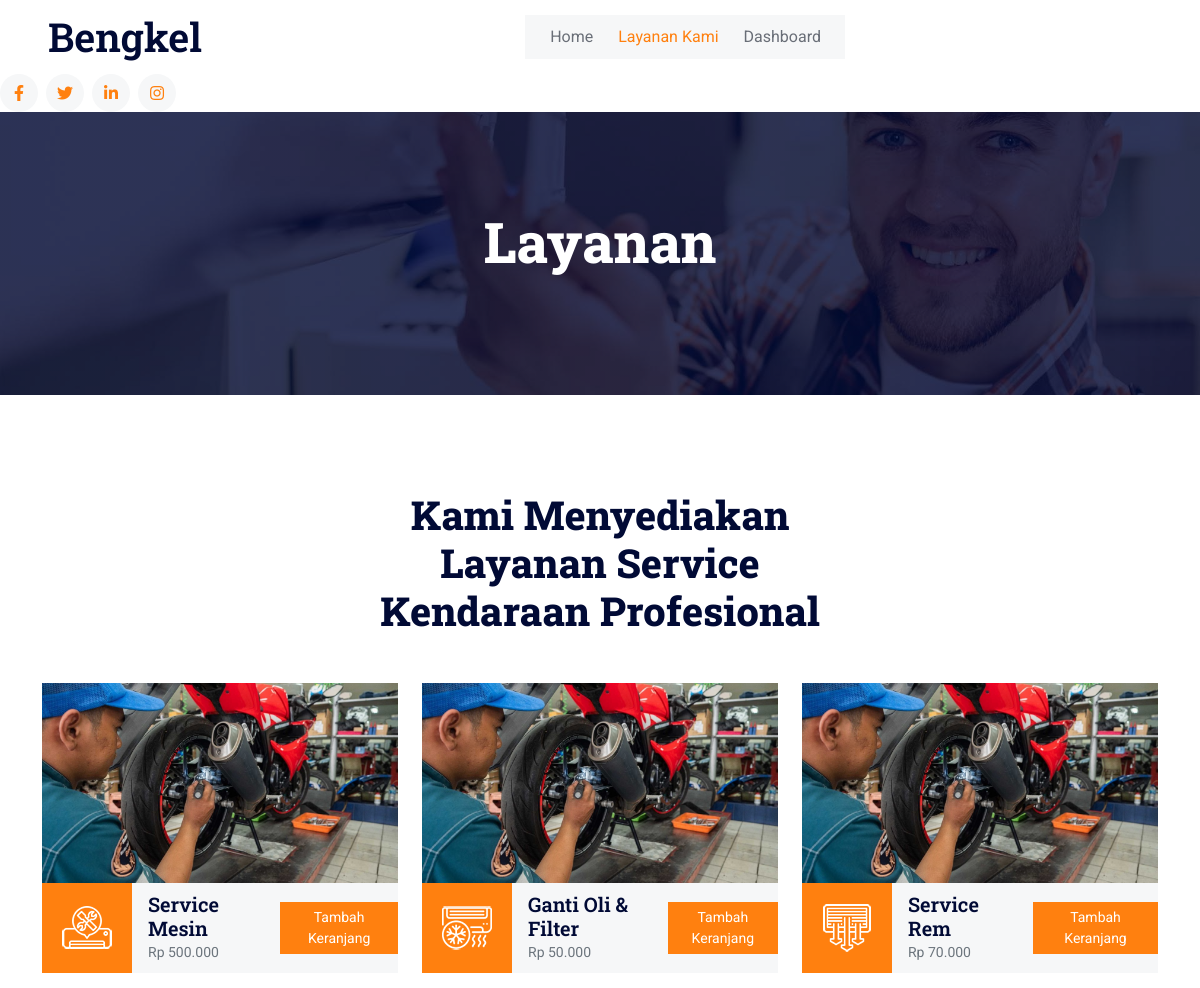
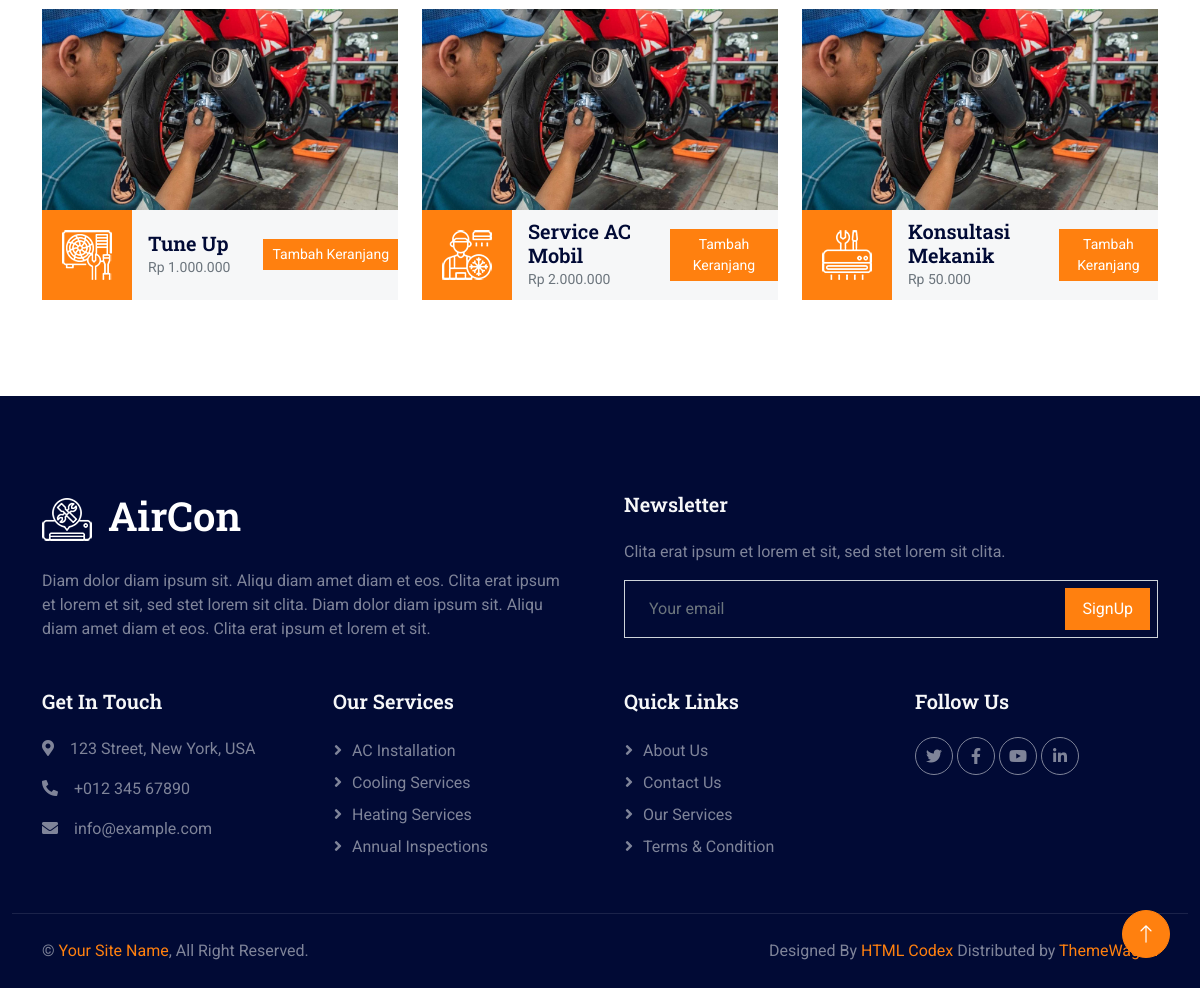
Screenshot of /layanan.php (signed in) with the database file from the repository (2 pictures, top to bottom).
### tables this page shows
CREATE TABLE `layanan_221032` (
  `kode_layanan_221032` varchar(10) NOT NULL,
  `nama_layanan_221032` varchar(100) DEFAULT NULL,
  `harga_layanan_221032` decimal(10,2) DEFAULT NULL
);

### layanan.php (the view, shortened to what this page needs)
<?php
include 'koneksi.php';
if(isset($_SESSION['username_admin'])) {
    $isLoggedIn = true;
  } else if(isset($_SESSION['username_pelanggan'])) {
    $isLoggedIn = true;
    $namaPelanggan = $_SESSION['nama_pelanggan'];
  }
  else {
      $isLoggedIn = false;
  }
?>
<!DOCTYPE html>
<html lang="en">
<head>
    <link href="https://cdnjs.cloudflare.com/ajax/libs/font-awesome/5.10.0/css/all.min.css" rel="stylesheet">
    <link href="https://cdn.jsdelivr.net/npm/bootstrap-icons@1.4.1/font/bootstrap-icons.css" rel="stylesheet">
    <link href="assets/home/lib/animate/animate.min.css" rel="stylesheet">
    <link href="assets/home/lib/owlcarousel/assets/owl.carousel.min.css" rel="stylesheet">
    <link href="assets/home/css/bootstrap.min.css" rel="stylesheet">
    <link href="assets/home/css/style.css" rel="stylesheet">
</head>
<body>
    <nav class="navbar navbar-expand-lg bg-white navbar-light sticky-top px-4 px-lg-5">
        <a href="index.php" class="navbar-brand d-flex align-items-center">
            <h1 class="m-0">Bengkel</h1>
        </a>
        <div class="collapse navbar-collapse" id="navbarCollapse">
            <div class="navbar-nav mx-auto bg-light pe-4 py-3 py-lg-0">
                <a href="index.php" class="nav-item nav-link ">Home</a>
                <a href="layanan.php" class="nav-item nav-link active">Layanan Kami</a>
                <?php if($isLoggedIn): ?>
                <?php if(isset($_SESSION['username_admin'])): ?>
                    <a href="admin" class="nav-item nav-link">Dashboard</a>
                </nav>
                <?php else: ?>
                    <a href="pelanggan" class="nav-item nav-link">Dashboard</a>
                    <a href="keranjang.php" class="nav-item nav-link">Keranjang</a>
                    <a href="logout.php" class="nav-item nav-link">Logout</a>
                <?php endif; ?>
                <?php else: ?>
                    <a href="login.php" class="nav-item nav-link">Login</a>
                <?php endif; ?>
            <div class="h-100 d-lg-inline-flex align-items-center d-none">
                <a class="btn btn-square rounded-circle bg-light text-primary me-2" href=""><i class="fab fa-facebook-f"></i></a>
                <a class="btn btn-square rounded-circle bg-light text-primary me-2" href=""><i class="fab fa-twitter"></i></a>
                <a class="btn btn-square rounded-circle bg-light text-primary me-2" href=""><i class="fab fa-linkedin-in"></i></a>
                <a class="btn btn-square rounded-circle bg-light text-primary me-0" href=""><i class="fab fa-instagram"></i></a>
            </div>
    <div class="container-fluid page-header py-5 mb-5 wow fadeIn" data-wow-delay="0.1s">
        <div class="container text-center py-5">
            <h1 class="display-4 text-white animated slideInDown mb-4">Layanan</h1>
        </div>
    </div>
    <div class="container-xxl py-5">
        <div class="container">
            <div class="text-center mx-auto wow fadeInUp" data-wow-delay="0.1s" style="max-width: 500px;">
                <h1 class="display-6 mb-5">Kami Menyediakan Layanan Service Kendaraan Profesional</h1>
            </div>
            <div class="row g-4 justify-content-center">
                <?php
                    $no = 1;
                    $tampil = mysqli_query($koneksi, "SELECT * FROM layanan_221032");
                    while($data = mysqli_fetch_array($tampil)):
                ?>
                <div class="col-lg-4 col-md-6 wow fadeInUp" data-wow-delay="0.1s">
                    <div class="service-item">
                        <img class="img-fluid" src="assets/home/img/bengkel.jpg" alt="Service Kendaraan">
                        <div class="d-flex align-items-center bg-light">
                            <div class="service-icon flex-shrink-0 bg-primary">
                                <img class="img-fluid" src="assets/home/img/icon/icon-0<?= ($no % 6) + 1 ?>-light.png" alt="Service Icon">
                            </div>
                            <div class="flex-grow-1 mx-3">
                                <span class="h5 mb-0 d-block"><?= $data['nama_layanan_221032'] ?></span>
                                <small class="text-muted">Rp <?= number_format($data['harga_layanan_221032'], 0, ',', '.') ?></small>
                            </div>
                            <a class="btn btn-primary btn-sm" href="layanan.php?layanan=<?= $data['kode_layanan_221032'] ?>">Tambah Keranjang</a>
                        </div>
                    </div>
                </div>
                <?php
                    $no++;
                    endwhile;
                ?>
            </div>
        </div>
    </div>
    <div class="container-fluid bg-dark footer mt-5 pt-5 wow fadeIn" data-wow-delay="0.1s">
        <div class="container py-5">
            <div class="row g-5">
                <div class="col-md-6">
                    <h1 class="text-white mb-4"><img class="img-fluid me-3" src="assets/home/icon/icon-02-light.png" alt="">AirCon</h1>
                    <span>Diam dolor diam ipsum sit. Aliqu diam amet diam et eos. Clita erat ipsum et lorem et sit, sed stet lorem sit clita. Diam dolor diam ipsum sit. Aliqu diam amet diam et eos. Clita erat ipsum et lorem et sit.</span>
                </div>
                <div class="col-md-6">
                    <h5 class="text-light mb-4">Newsletter</h5>
                    <p>Clita erat ipsum et lorem et sit, sed stet lorem sit clita.</p>
                    <div class="position-relative">
                        <input class="form-control bg-transparent w-100 py-3 ps-4 pe-5" type="text" placeholder="Your email">
                        <button type="button" class="btn btn-primary py-2 px-3 position-absolute top-0 end-0 mt-2 me-2">SignUp</button>
                    </div>
                </div>
                <div class="col-lg-3 col-md-6">
                    <h5 class="text-light mb-4">Get In Touch</h5>
                    <p><i class="fa fa-map-marker-alt me-3"></i>123 Street, New York, USA</p>
                    <p><i class="fa fa-phone-alt me-3"></i>+012 345 67890</p>
                    <p><i class="fa fa-envelope me-3"></i>info@example.com</p>
                </div>
                <div class="col-lg-3 col-md-6">
                    <h5 class="text-light mb-4">Our Services</h5>
                    <a class="btn btn-link" href="">AC Installation</a>
                    <a class="btn btn-link" href="">Cooling Services</a>
                    <a class="btn btn-link" href="">Heating Services</a>
                    <a class="btn btn-link" href="">Annual Inspections</a>
                </div>
                <div class="col-lg-3 col-md-6">
                    <h5 class="text-light mb-4">Quick Links</h5>
                    <a class="btn btn-link" href="">About Us</a>
                    <a class="btn btn-link" href="">Contact Us</a>
                    <a class="btn btn-link" href="">Our Services</a>
                    <a class="btn btn-link" href="">Terms & Condition</a>
                </div>
                <div class="col-lg-3 col-md-6">
                    <h5 class="text-light mb-4">Follow Us</h5>
                    <div class="d-flex">
                        <a class="btn btn-square rounded-circle me-1" href=""><i class="fab fa-twitter"></i></a>
                        <a class="btn btn-square rounded-circle me-1" href=""><i class="fab fa-facebook-f"></i></a>
                        <a class="btn btn-square rounded-circle me-1" href=""><i class="fab fa-youtube"></i></a>
                        <a class="btn btn-square rounded-circle me-1" href=""><i class="fab fa-linkedin-in"></i></a>
                    </div>
                </div>
            </div>
        </div>
        <div class="container-fluid copyright">
            <div class="container">
                <div class="row">
                    <div class="col-md-6 text-center text-md-start mb-3 mb-md-0">
                        &copy; <a href="#">Your Site Name</a>, All Right Reserved.
                    </div>
                    <div class="col-md-6 text-center text-md-end">
                        Designed By <a href="https://htmlcodex.com">HTML Codex</a>  Distributed by <a href="https://themewagon.com">ThemeWagon</a>
                    </div>
                </div>
            </div>
        </div>
    </div>
    <a href="#" class="btn btn-lg btn-primary btn-lg-square rounded-circle back-to-top"><i class="bi bi-arrow-up"></i></a>
</body>
</html>

### aircon-1.0.0/css/style.css (style rules this page uses)
:root { --primary: #FF800F; --secondary: #001064; --light: #F6F7F8; --dark: #010A35; }
.back-to-top { position: fixed; display: none; right: 30px; bottom: 30px; z-index: 99; }
.btn { transition: .5s; }
.btn.btn-primary, .btn.btn-outline-primary:hover, .btn.btn-secondary, .btn.btn-outline-secondary:hover { color: #FFFFFF; }
.btn-square { width: 38px; height: 38px; }
.btn-lg-square { width: 48px; height: 48px; }
.btn-square, .btn-sm-square, .btn-lg-square { padding: 0; display: flex; align-items: center; justify-content: center; font-weight: normal; }
.navbar.sticky-top { top: -100px; transition: .5s; }
.navbar .navbar-nav .nav-link { margin-left: 25px; padding: 10px 0; color: #696E77; font-weight: 400; outline: none; }
.navbar .navbar-nav .nav-link:hover, .navbar .navbar-nav .nav-link.active { color: var(--primary); }
.page-header { background: linear-gradient(rgba(1, 10, 53, .8), rgba(1, 10, 53, .8)), url(../img/carousel-1.jpg) center center no-repeat; background-size: cover; }
.service-item .service-icon { width: 90px; height: 90px; display: flex; align-items: center; justify-content: center; }
.service-item .service-icon img { max-width: 60px; max-height: 60px; }
.footer { color: #7F8499; }
.footer .btn.btn-link { display: block; margin-bottom: 5px; padding: 0; text-align: left; color: #7F8499; font-weight: normal; text-transform: capitalize; transition: .3s; }
.footer .btn.btn-link::before { position: relative; content: "\f105"; font-family: "Font Awesome 5 Free"; font-weight: 900; color: #7F8499; margin-right: 10px; }
.footer .btn.btn-square { color: #7F8499; border: 1px solid #7F8499; }
.footer .copyright { padding: 25px 0; border-top: 1px solid rgba(256, 256, 256, .1); }
.footer .copyright a { color: var(--primary); }

### rows the page displays
layanan_221032: shows a picture, nama_layanan_221032 "Service Mesin", harga_layanan_221032 "500.000"
layanan_221032: shows a picture, nama_layanan_221032 "Ganti Oli & Filter", harga_layanan_221032 "50.000"
layanan_221032: shows a picture, nama_layanan_221032 "Service Rem", harga_layanan_221032 "70.000"
layanan_221032: shows a picture, nama_layanan_221032 "Tune Up", harga_layanan_221032 "1.000.000"
layanan_221032: shows a picture, nama_layanan_221032 "Service AC Mobil", harga_layanan_221032 "2.000.000"
layanan_221032: shows a picture, nama_layanan_221032 "Konsultasi Mekanik", harga_layanan_221032 "50.000"
